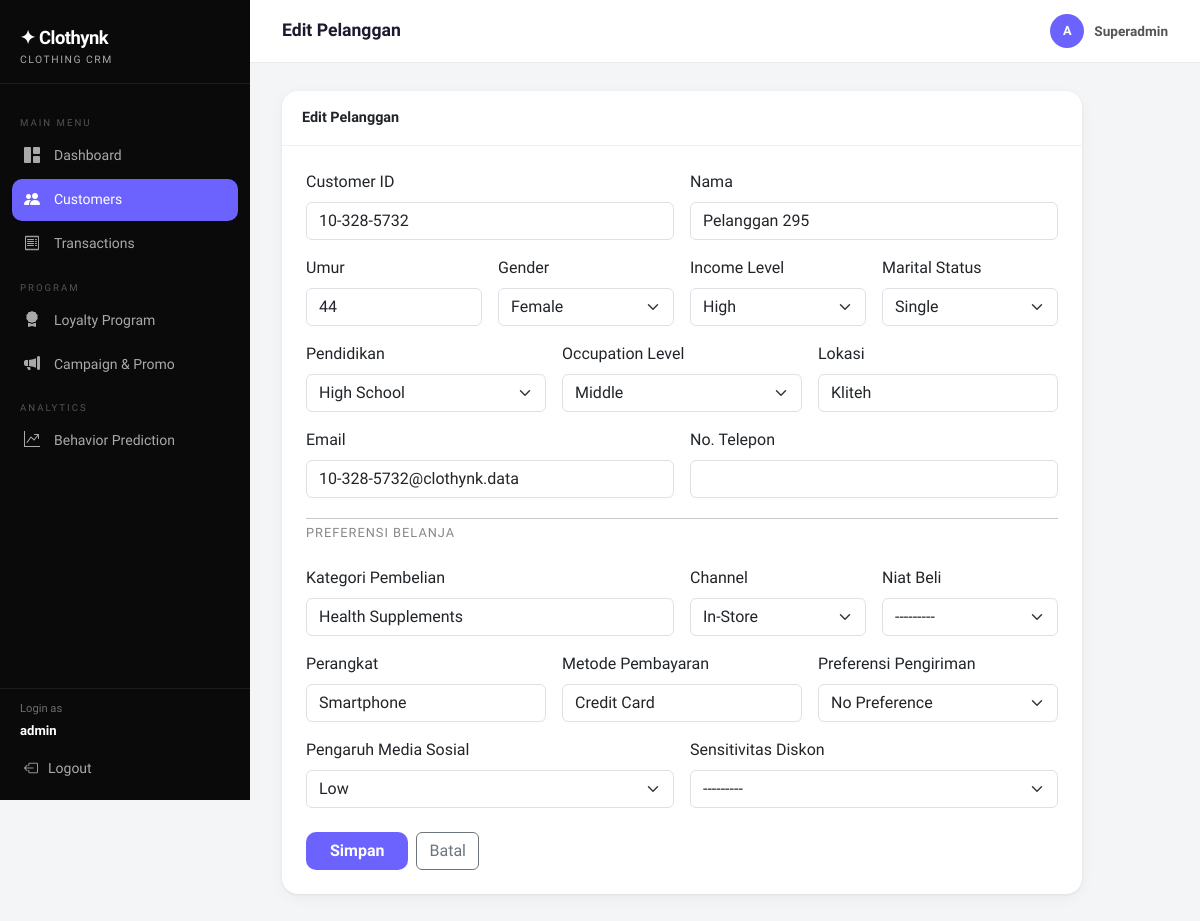
/pelanggan/295/edit/ (signed in), run on an earlier commit of the app's database.
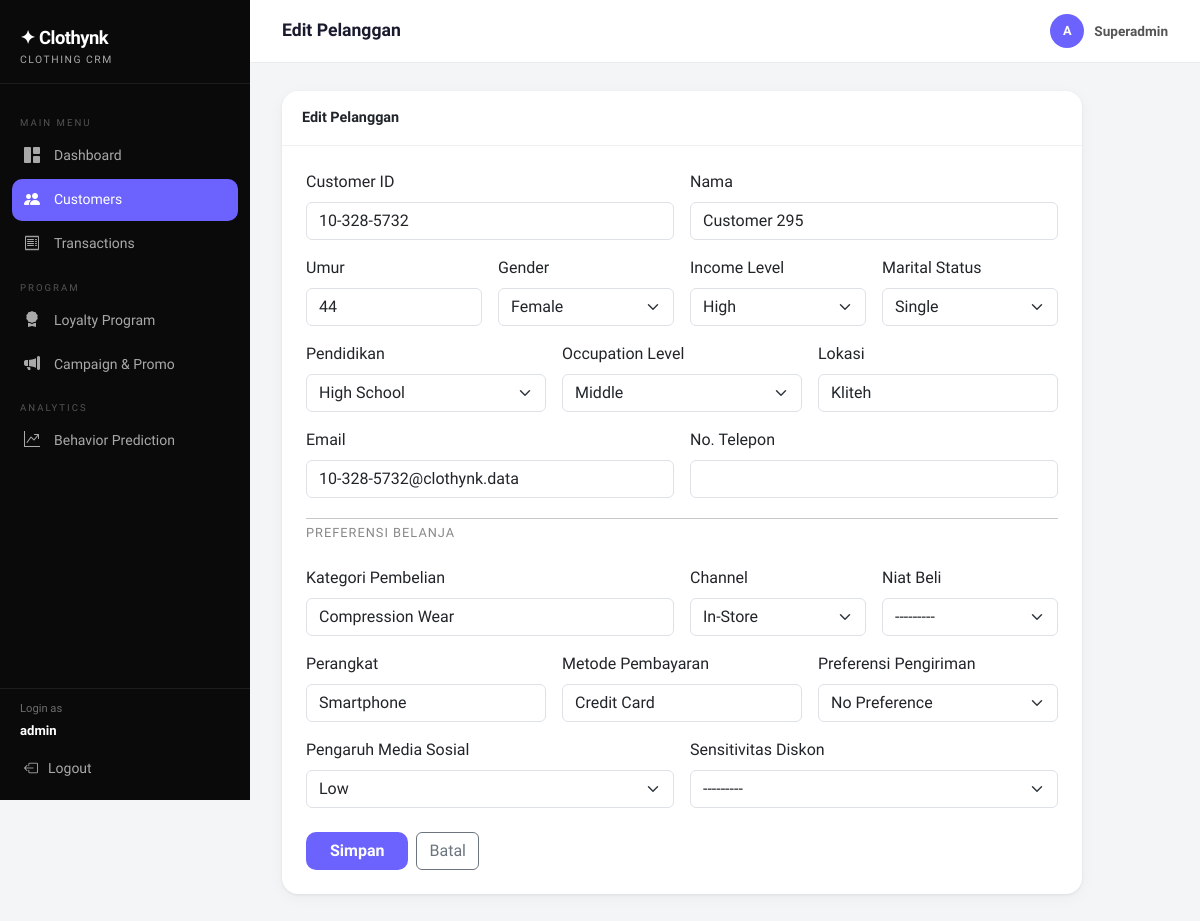
And on a later commit of the database.
### core/models.py (models this page shows, shortened)
class Customer(models.Model):
    GENDER_CHOICES = [
        ('Male', 'Male'),
        ('Female', 'Female'),
        ('Non-binary', 'Non-binary'),
        ('Bigender', 'Bigender'),
        ('Genderfluid', 'Genderfluid'),
        ('Polygender', 'Polygender'),
        ('Agender', 'Agender'),
        ('Genderqueer', 'Genderqueer'),
    ]
    INCOME_CHOICES = [('Low', 'Low'), ('Middle', 'Middle'), ('High', 'High')]
    MARITAL_CHOICES = [('Single', 'Single'), ('Married', 'Married'), ('Divorced', 'Divorced'), ('Widowed', 'Widowed')]
    EDUCATION_CHOICES = [
        ('High School', 'High School'),
        ("Bachelor's", "Bachelor's"),
        ("Master's", "Master's"),
        ('PhD', 'PhD'),
        ('Other', 'Other'),
    ]
    OCCUPATION_CHOICES = [('Low', 'Low'), ('Middle', 'Middle'), ('High', 'High')]
    CHANNEL_CHOICES = [('Online', 'Online'), ('In-Store', 'In-Store'), ('Mixed', 'Mixed')]
    INFLUENCE_CHOICES = [('None', 'None'), ('Low', 'Low'), ('Medium', 'Medium'), ('High', 'High')]
    SENSITIVITY_CHOICES = [('Not Sensitive', 'Not Sensitive'), ('Somewhat Sensitive', 'Somewhat Sensitive'), ('Highly Sensitive', 'Highly Sensitive')]
    INTENT_CHOICES = [('Need-based', 'Need-based'), ('Wants-based', 'Wants-based'), ('Impulsive', 'Impulsive')]
    SHIPPING_CHOICES = [('Standard', 'Standard'), ('Express', 'Express'), ('No Preference', 'No Preference')]
    customer_id     = models.CharField(max_length=30, unique=True, verbose_name='Customer ID')
    name            = models.CharField(max_length=150, verbose_name='Nama')
    age             = models.IntegerField(verbose_name='Umur')
    gender          = models.CharField(max_length=15, choices=GENDER_CHOICES, verbose_name='Gender')
    income_level    = models.CharField(max_length=10, choices=INCOME_CHOICES, verbose_name='Income Level')
    marital_status  = models.CharField(max_length=15, choices=MARITAL_CHOICES, verbose_name='Marital Status')
    education_level = models.CharField(max_length=20, choices=EDUCATION_CHOICES, verbose_name='Education Level')
    occupation      = models.CharField(max_length=10, choices=OCCUPATION_CHOICES, verbose_name='Occupation Level')
    location        = models.CharField(max_length=100, verbose_name='Lokasi')
    email           = models.EmailField(unique=True, verbose_name='Email')
    phone           = models.CharField(max_length=20, blank=True, verbose_name='No. Telepon')
    purchase_category      = models.CharField(max_length=100, verbose_name='Kategori Pembelian')
    purchase_channel       = models.CharField(max_length=30, choices=CHANNEL_CHOICES, verbose_name='Channel Pembelian')
    social_media_influence = models.CharField(max_length=20, choices=INFLUENCE_CHOICES, verbose_name='Pengaruh Media Sosial')
    discount_sensitivity   = models.CharField(max_length=30, choices=SENSITIVITY_CHOICES, verbose_name='Sensitivitas Diskon')
    device_used            = models.CharField(max_length=30, verbose_name='Perangkat yang Digunakan')
    payment_method         = models.CharField(max_length=30, verbose_name='Metode Pembayaran')
    shipping_preference    = models.CharField(max_length=30, choices=SHIPPING_CHOICES, verbose_name='Preferensi Pengiriman')
    purchase_intent        = models.CharField(max_length=20, choices=INTENT_CHOICES, verbose_name='Niat Pembelian')
    created_at = models.DateTimeField(auto_now_add=True)
    class Meta:
        ordering = ['id']
        verbose_name = 'Pelanggan'
        verbose_name_plural = 'Pelanggan'

### core/views.py (the view)
# urls.py: path('pelanggan/<int:pk>/edit/', views.customer_edit, name='customer_edit'),
@login_required
def customer_edit(request, pk):
    customer = get_object_or_404(Customer, pk=pk)
    form = CustomerForm(request.POST or None, instance=customer)
    if form.is_valid():
        form.save()
        messages.success(request, 'Data pelanggan berhasil diperbarui!')
        return redirect('customer_detail', pk=customer.pk)
    return render(request, 'core/customer_form.html', {'form': form, 'title': 'Edit Pelanggan', 'customer': customer})

### core/templates/core/customer_form.html (shortened to what this page needs)
{% extends 'core/base.html' %}
{% block page_title %}{{ title }}{% endblock %}
{% block content %}
<div class="card" style="max-width:800px">
  <div class="card-header">{{ title }}</div>
  <div class="p-4">
    <form method="post">
      <div class="row g-3">
        <div class="col-md-6">
          <label class="form-label fw-600">Customer ID</label>{{ form.customer_id }}
        </div>
        <div class="col-md-6">
          <label class="form-label fw-600">Nama</label>{{ form.name }}
        </div>
        <div class="col-md-3">
          <label class="form-label fw-600">Umur</label>{{ form.age }}
        </div>
        <div class="col-md-3">
          <label class="form-label fw-600">Gender</label>{{ form.gender }}
        </div>
        <div class="col-md-3">
          <label class="form-label fw-600">Income Level</label>{{ form.income_level }}
        </div>
        <div class="col-md-3">
          <label class="form-label fw-600">Marital Status</label>{{ form.marital_status }}
        </div>
        <div class="col-md-4">
          <label class="form-label fw-600">Pendidikan</label>{{ form.education_level }}
        </div>
        <div class="col-md-4">
          <label class="form-label fw-600">Occupation Level</label>{{ form.occupation }}
        </div>
        <div class="col-md-4">
          <label class="form-label fw-600">Lokasi</label>{{ form.location }}
        </div>
        <div class="col-md-6">
          <label class="form-label fw-600">Email</label>{{ form.email }}
        </div>
        <div class="col-md-6">
          <label class="form-label fw-600">No. Telepon</label>{{ form.phone }}
        </div>
        <div class="col-12"><hr class="my-1"><div class="fw-700 mb-2" style="font-size:.8rem;text-transform:uppercase;letter-spacing:1px;color:#888">Preferensi Belanja</div></div>
        <div class="col-md-6">
          <label class="form-label fw-600">Kategori Pembelian</label>{{ form.purchase_category }}
        </div>
        <div class="col-md-3">
          <label class="form-label fw-600">Channel</label>{{ form.purchase_channel }}
        </div>
        <div class="col-md-3">
          <label class="form-label fw-600">Niat Beli</label>{{ form.purchase_intent }}
        </div>
        <div class="col-md-4">
          <label class="form-label fw-600">Perangkat</label>{{ form.device_used }}
        </div>
        <div class="col-md-4">
          <label class="form-label fw-600">Metode Pembayaran</label>{{ form.payment_method }}
        </div>
        <div class="col-md-4">
          <label class="form-label fw-600">Preferensi Pengiriman</label>{{ form.shipping_preference }}
        </div>
        <div class="col-md-6">
          <label class="form-label fw-600">Pengaruh Media Sosial</label>{{ form.social_media_influence }}
        </div>
        <div class="col-md-6">
          <label class="form-label fw-600">Sensitivitas Diskon</label>{{ form.discount_sensitivity }}
        </div>
      </div>
      <div class="d-flex gap-2 mt-4">
        <button type="submit" class="btn btn-accent px-4">Simpan</button>
        <a href="{% url 'customer_list' %}" class="btn btn-outline-secondary">Batal</a>
      </div>
    </form>
  </div>
</div>
{% endblock %}

What changed in the data, as far as the page shows it:
changed Customer "Female": name "Pelanggan 295" → "Customer 295"; purchase_category "Health Supplements" → "Compression Wear"
